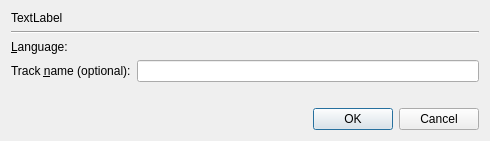
<?xml version="1.0" encoding="UTF-8"?>
<ui version="4.0">
 <class>mtx::gui::PrefsLanguageShortcutDialog</class>
 <widget class="QDialog" name="mtx::gui::PrefsLanguageShortcutDialog">
  <property name="geometry">
   <rect>
    <x>0</x>
    <y>0</y>
    <width>490</width>
    <height>141</height>
   </rect>
  </property>
  <property name="windowTitle">
   <string notr="true">Dialog</string>
  </property>
  <layout class="QVBoxLayout" name="verticalLayout">
   <item>
    <widget class="QLabel" name="lTitle">
     <property name="text">
      <string notr="true">TextLabel</string>
     </property>
    </widget>
   </item>
   <item>
    <widget class="Line" name="line">
     <property name="orientation">
      <enum>Qt::Horizontal</enum>
     </property>
    </widget>
   </item>
   <item>
    <layout class="QGridLayout" name="gridLayout">
     <item row="0" column="0">
      <widget class="QLabel" name="label_2">
       <property name="text">
        <string>&amp;Language:</string>
       </property>
       <property name="buddy">
        <cstring>ldwLanguage</cstring>
       </property>
      </widget>
     </item>
     <item row="0" column="1">
      <widget class="mtx::gui::Util::LanguageDisplayWidget" name="ldwLanguage">
       <property name="focusPolicy">
        <enum>Qt::TabFocus</enum>
       </property>
      </widget>
     </item>
     <item row="1" column="0">
      <widget class="QLabel" name="label_3">
       <property name="text">
        <string>Track &amp;name (optional):</string>
       </property>
       <property name="buddy">
        <cstring>leTrackName</cstring>
       </property>
      </widget>
     </item>
     <item row="1" column="1">
      <widget class="QLineEdit" name="leTrackName">
       <property name="text">
        <string/>
       </property>
      </widget>
     </item>
    </layout>
   </item>
   <item>
    <spacer name="verticalSpacer">
     <property name="orientation">
      <enum>Qt::Vertical</enum>
     </property>
     <property name="sizeHint" stdset="0">
      <size>
       <width>20</width>
       <height>40</height>
      </size>
     </property>
    </spacer>
   </item>
   <item>
    <widget class="QDialogButtonBox" name="buttons">
     <property name="orientation">
      <enum>Qt::Horizontal</enum>
     </property>
     <property name="standardButtons">
      <set>QDialogButtonBox::Cancel|QDialogButtonBox::Ok</set>
     </property>
    </widget>
   </item>
  </layout>
 </widget>
 <customwidgets>
  <customwidget>
   <class>mtx::gui::Util::LanguageDisplayWidget</class>
   <extends>QFrame</extends>
   <header>mkvtoolnix-gui/util/language_display_widget.h</header>
   <container>1</container>
  </customwidget>
 </customwidgets>
 <resources/>
 <connections>
  <connection>
   <sender>buttons</sender>
   <signal>accepted()</signal>
   <receiver>mtx::gui::PrefsLanguageShortcutDialog</receiver>
   <slot>accept()</slot>
   <hints>
    <hint type="sourcelabel">
     <x>248</x>
     <y>254</y>
    </hint>
    <hint type="destinationlabel">
     <x>157</x>
     <y>274</y>
    </hint>
   </hints>
  </connection>
  <connection>
   <sender>buttons</sender>
   <signal>rejected()</signal>
   <receiver>mtx::gui::PrefsLanguageShortcutDialog</receiver>
   <slot>reject()</slot>
   <hints>
    <hint type="sourcelabel">
     <x>316</x>
     <y>260</y>
    </hint>
    <hint type="destinationlabel">
     <x>286</x>
     <y>274</y>
    </hint>
   </hints>
  </connection>
 </connections>
</ui>
